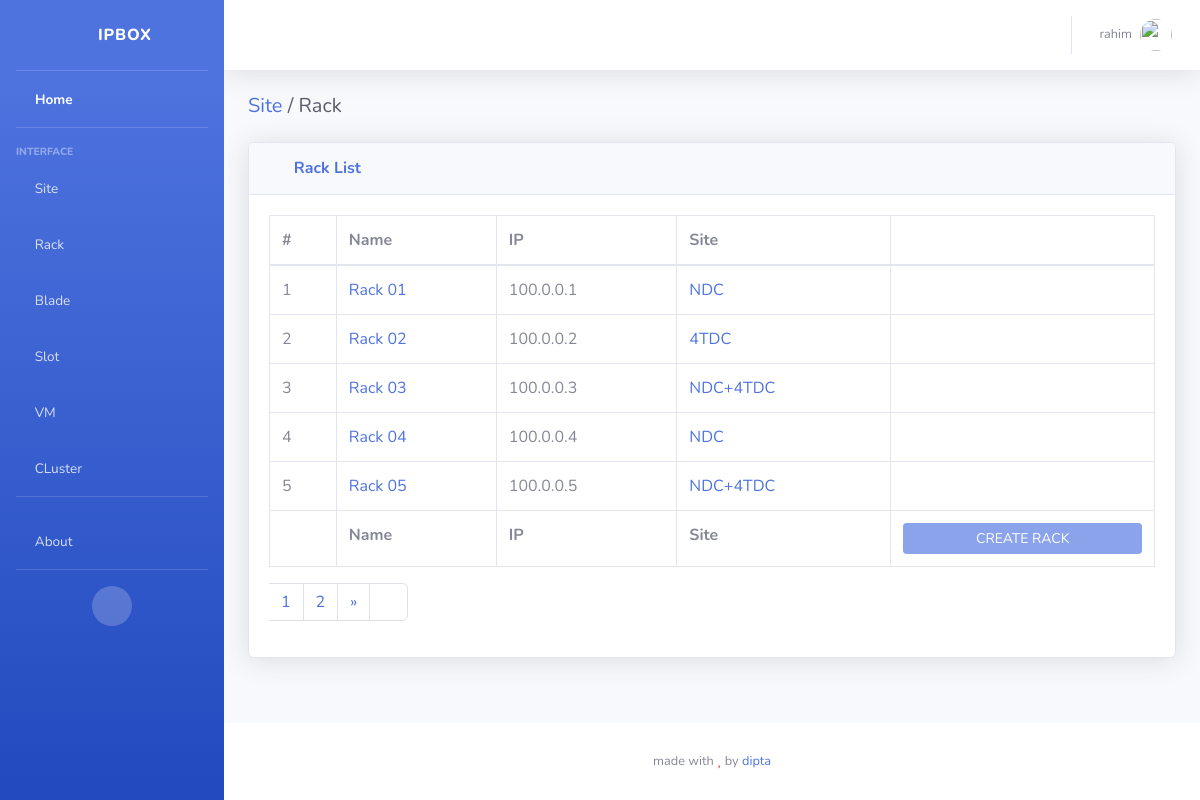
The page /racks/ (signed in) on the database its author committed.
### rackapp/models.py (models this page shows, shortened)
class Rack(models.Model):
  name  = models.CharField(max_length=128)
  ip    = models.GenericIPAddressField()
  site  = models.ForeignKey(Site, related_name="racks", on_delete=models.CASCADE)
  class Meta:
    verbose_name_plural = "Racks"

### siteapp/models.py (models this page shows, shortened)
class Site(models.Model):
  name = models.CharField(max_length=128)
  class Meta:
    verbose_name_plural = "Sites"

### rackapp/views.py (the view)
# urls.py: path('', views.rackList, name="racks"),
def rackList(request):
  dataPerPage = 5
  pageNum = request.GET.get('page', 1)
  racks = Rack.objects.all()
  p = Paginator(racks, dataPerPage)
  page_obj = p.page(pageNum)
  context = {
    'page_obj': page_obj,
    'generalUser': generalUser(request.user),
    'adminUser': adminUser(request.user)
  }
  return render(request, 'rackapp/racks.html', context=context)

### accounts/views/management.py (called while the page is built)
def generalUser(user):
    res = False
    try:
        if user is None:
            raise ValueError('User Not Found!')
        if not user.is_active:
            raise ValueError('User Not Active!')
        if user.is_authenticated:
            res = True
    except Exception as err:
        pass
    return res

def adminUser(user):
    res = False
    try:
        if generalUser(user):
            if user.is_superuser or user.is_staff:
                res = True
    except Exception as err:
        pass
    return res

### rackapp/templates/rackapp/racks.html
{% extends 'sbadmin/base.html' %}{% load static %} {% block content %}
<div class="d-sm-flex align-items-center justify-content-between mb-4">
  <h1 class="h5 mb-0 text-gray-800">
    <a href="{% url 'siteapp:sites' %}">Site<a/> / Rack
  </h1>
</div>
<div class="card shadow mb-4">
  <div class="card-header py-3">
    <h6 class="m-0 font-weight-bold text-primary"><i class="fas fa-table mr-2"></i> Rack List</h6>
  </div>
  <div class="card-body">
    <div class="table-responsive">
      <table
        class="table table-bordered"
        id="dataTable"
        width="100%"
        cellspacing="0"
      >
        <thead>
          <tr>
            <th>#</th>
            <th>Name</th>
            <th>IP</th>
            <th>Site</th>
            <th></th>
          </tr>
        </thead>
        <tfoot>
          <tr>
            <th></th>
            <th>Name</th>
            <th>IP</th>
            <th>Site</th>
            <th>
              {% if adminUser %}
                <a href="{% url 'rackapp:rack_create' %}" class="btn btn-primary btn-sm btn-block">CREATE RACK</a>
              {% else %}
                <div class="btn btn-primary btn-sm btn-block disabled customNotAllowed">CREATE RACK</div>
							{% endif %}
            </th>
          </tr>
        </tfoot>
        <tbody>
          {% for rack in page_obj %}
          <tr>
            <td>{{ forloop.counter }}</td>
            <td>
              <a href="{% url 'rackapp:rack_query' rack.id %}"
                class="text-primary">
                {{ rack.name }}
              </a>
            </td>
            <td>{{ rack.ip }}</td>
            <td>
              <a href="{% url 'siteapp:site_query' rack.site.id %}"
                class="text-primary">
                {{ rack.site.name }}
              </a>
            </td>
            <td class="text-center">
              {% if adminUser %}
                <a href="{% url 'rackapp:rack_update' rack.id %}"
                  class="text-info mr-4" title="edit">
                  <i class="fas fa-edit"></i>
                </a>
                <a href="#" class="text-danger ml-4" title="delete">
                  <i class="fas fa-trash-alt"></i>
                </a>
              {% else %}
                <span class="text-info mr-4 customNotAllowed" title="edit">
                  <i class="fas fa-edit"></i>
                </span>
                <span class="text-danger ml-4 customNotAllowed" title="delete">
                  <i class="fas fa-trash-alt"></i>
                </span>
              {% endif %}
            </td>
          </tr>
          {% endfor %}
        </tbody>
      </table>
      {% include 'core/pagination.html' %}
    </div>
  </div>
</div>
{% endblock content %}

### templates/sbadmin/base.html (shortened to what this page needs)
<!doctype html>
<html lang="en">
  {% include 'sbadmin/components/head.html' %}
<body id="pagetop">
  <div id="wrapper">
    {% include 'sbadmin/components/sidebar.html' %}
    <div id="content-wrapper" class="d-flex flex-column">
      <div id="content">
        {% include 'sbadmin/components/navbar.html' %}
        <div class="container-fluid">
          {% block content %}
          {% endblock content %}
        </div>
      </div>
      {% include 'sbadmin/components/footer.html' %}
    </div>
  </div>
</body>
</html>

### templates/sbadmin/components/head.html (shortened to what this page needs)
{% load static %}
<head>
  <link href="{% static 'themes/sbadmin/vendor/fontawesome-free/css/all.min.css' %}" rel="stylesheet" type="text/css" />
  <link href="{% static 'themes/sbadmin/css/sb-admin-2.min.css' %}" rel="stylesheet" />
  <link href="{% static 'themes/mystyle/css/mystyle.css' %}" rel="stylesheet" />
</head>

### templates/sbadmin/components/sidebar.html
<ul class="navbar-nav bg-gradient-primary sidebar sidebar-dark accordion" id="accordionSidebar">
  <a class="sidebar-brand d-flex align-items-center justify-content-center" href="{% url 'homepage' %}">
    <div class="sidebar-brand-icon rotate-n-15">
      <i class="fa fa-cubes" aria-hidden="true"></i>
    </div>
    <div class="sidebar-brand-text mx-3">IPbox</div>
  </a>
  <hr class="sidebar-divider my-0" />
  <li class="nav-item active">
    <a class="nav-link" href="{% url 'homepage' %}">
      <i class="fa fa-home" aria-hidden="true"></i>
      <span>Home</span>
    </a>
  </li>
  <hr class="sidebar-divider" />
  <div class="sidebar-heading">Interface</div>
  <li class="nav-item">
    <a class="nav-link" href="{% url 'siteapp:sites' %}">
      <i class="fab fa-hive"></i>
      <span>Site</span>
    </a>
  </li>
  <li class="nav-item">
    <a class="nav-link" href="{% url 'rackapp:racks' %}">
      <i class="fas fa-server"></i>
      <span>Rack</span>
    </a>
  </li>
  <li class="nav-item">
    <a class="nav-link" href="{% url 'bladeapp:blades' %}">
      <i class="fas fa-vector-square"></i>
      <span>Blade</span>
    </a>
  </li>
  <li class="nav-item">
    <a class="nav-link" href="{% url 'slotapp:slots' %}">
      <i class="far fa-hdd"></i>
      <span>Slot</span>
    </a>
  </li>
  <li class="nav-item">
    <a class="nav-link" href="{% url 'vmapp:vms' %}">
      <i class="fa fa-inbox" aria-hidden="true"></i>
      <span>VM</span>
    </a>
  </li>
  <li class="nav-item">
    <a class="nav-link" href="{% url 'clusterapp:clusters' %}">
      <i class="fas fa-ethernet"></i>
      <span>CLuster</span>
    </a>
  </li>
  <hr class="sidebar-divider" />
  <li class="nav-item">
    <a class="nav-link" href="#">
      <i class="fas fa-info"></i>
      <span>About</span>
    </a>
  </li>
  <hr class="sidebar-divider d-none d-md-block" />
  <div class="text-center d-none d-md-inline">
    <button class="rounded-circle border-0" id="sidebarToggle"></button>
  </div>
</ul>

### templates/sbadmin/components/navbar.html (shortened to what this page needs)
{% load static %}
<nav class="navbar navbar-expand navbar-light bg-white topbar mb-4 static-top shadow">
  <ul class="navbar-nav ml-auto">
    {% if user.is_authenticated %}
    <li class="nav-item dropdown no-arrow">
      <a
        class="nav-link dropdown-toggle"
        href="#"
        id="userDropdown"
        role="button"
        data-toggle="dropdown"
        aria-haspopup="true"
        aria-expanded="false"
      >
        <span class="mr-2 d-none d-lg-inline text-gray-600 small">
          {{user.username}}
        </span>
        <img
          class="img-profile rounded-circle"
          src="{% static 'themes/sbadmin/img/undraw_profile.svg' %}"
        />
      </a>
    </li>
    {% endif %}
  </ul>
</nav>

### templates/core/pagination.html (shortened to what this page needs)
<nav aria-label="Page navigation example">
  <ul class="pagination">
    {% for num in page_obj.paginator.page_range %}
      <li class="page-item">
        {% if page_obj.number == num %}
          <a href="?page={{ num }}"
            class="page-link"
            aria-label="Previous">
            {{ num }}
          </a>
          {% elif num > page_obj.number|add:'-3' and num < page_obj.number|add:'3'%}
          <a href="?page={{ num }}"
            class="page-link"
            aria-label="Previous">
            {{ num }}
          </a>
        {% endif %}
      </li>
    {% endfor %}
    {% if page_obj.has_next %}
      <li class="page-item">
        <a
          href="?page={{ page_obj.next_page_number }}"
          class="page-link"
          aria-label="Next"
          title="next">
          <span aria-hidden="true">&raquo;</span>
        </a>
      </li>
      <li class="page-item">
        <a
          href="?page={{ page_obj.paginator.num_pages }}"
          class="page-link"
          aria-label="Next"
          title="last">
          <i class="fas fa-fast-forward"></i>
        </a>
      </li>
    {% endif %}
  </ul>
</nav>

### templates/sbadmin/components/footer.html
<footer class="sticky-footer bg-white">
  <div class="container my-auto">
    <div class="copyright text-center my-auto">
      <span
        >made with
        <span class="text-danger"><i class="fas fa-heart"></i></span> by
        <a href="https://github.com/rebornbd" target="_blank">dipta</a></span
      >
    </div>
  </div>
</footer>

### templates/sbadmin/components/scripts.html (shortened to what this page needs)
{% load static %}

### static/themes/mystyle/css/mystyle.css (style rules this page uses)
.customNotAllowed { cursor: not-allowed; }

### rows shown on the page
Rack: name "Rack 01", ip "100.0.0.1", site.name "NDC"
Rack: name "Rack 02", ip "100.0.0.2", site.name "4TDC"
Rack: name "Rack 03", ip "100.0.0.3", site.name "NDC+4TDC"
Rack: name "Rack 04", ip "100.0.0.4", site.name "NDC"
Rack: name "Rack 05", ip "100.0.0.5", site.name "NDC+4TDC"

### other values the page prints
{{ user.username }} "rahim"
{{ num }} "1"
{{ num }} "2"
